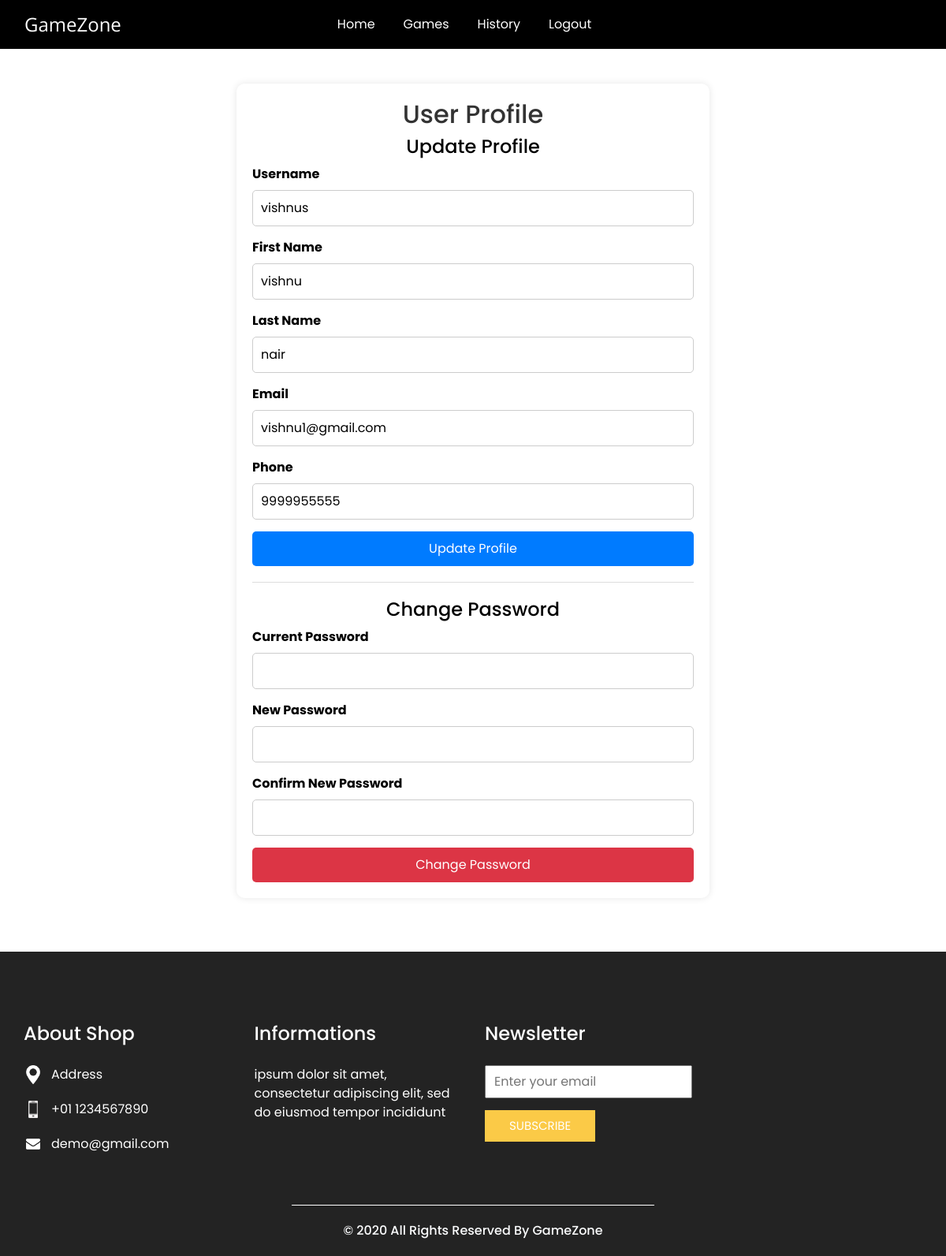
Screenshot of /user_profile (signed in) with the database file from the repository.
### game_app_user/models.py (models this page shows, shortened)
class CustomUser(AbstractUser):
    phone=models.CharField(max_length=15,null=False,blank=False)
    email=models.EmailField(unique=True)
    USERNAME_FIELD='email'
    REQUIRED_FIELDS=['username']

### game_app_user/views.py (the view, shortened to what this page needs)
# urls.py: path('user_profile',views.user_profile,name='user_profile'),
@login_required
def user_profile(request):
    user=request.user
    return render(request, 'user_profile.html', {'user': user})

### template/user_profile.html (shortened to what this page needs)
{% extends 'user_header.html' %}
{% block content %}
{% load static %}
<br>
<!DOCTYPE html>
<html lang="en">
<head>
</head>
<body>
    <div style="max-width: 600px; margin: 20px auto; background: #fff; padding: 20px; border-radius: 10px; box-shadow: 0 0 10px rgba(0, 0, 0, 0.1);">
        <h2 style="text-align: center; color: #333;">User Profile</h2>
        <form method="POST">
            <h4 style="text-align: center;">Update Profile</h4>
            <div style="margin-bottom: 15px;">
                <label style="font-weight: bold;">Username</label>
                <input type="text" name="username" value="{{ user.username }}" required
                       style="width: 100%; padding: 10px; border: 1px solid #ccc; border-radius: 5px;">
            </div>
            <div style="margin-bottom: 15px;">
                <label style="font-weight: bold;">First Name</label>
                <input type="text" name="first_name" value="{{ user.first_name }}"
                       style="width: 100%; padding: 10px; border: 1px solid #ccc; border-radius: 5px;">
            </div>
            <div style="margin-bottom: 15px;">
                <label style="font-weight: bold;">Last Name</label>
                <input type="text" name="last_name" value="{{ user.last_name }}"
                       style="width: 100%; padding: 10px; border: 1px solid #ccc; border-radius: 5px;">
            </div>
            <div style="margin-bottom: 15px;">
                <label style="font-weight: bold;">Email</label>
                <input type="email" name="email" value="{{ user.email }}" required
                       style="width: 100%; padding: 10px; border: 1px solid #ccc; border-radius: 5px;">
            </div>
            <div style="margin-bottom: 15px;">
                <label style="font-weight: bold;">Phone</label>
                <input type="text" name="phone" value="{{ user.phone }}"
                       style="width: 100%; padding: 10px; border: 1px solid #ccc; border-radius: 5px;">
            </div>
            <button type="submit"
                    style="width: 100%; padding: 10px; background-color: #007bff; color: white; border: none; border-radius: 5px; font-size: 16px; cursor: pointer;">
                Update Profile
            </button>
        </form>
        <hr style="margin: 20px 0; border: 0; border-top: 1px solid #ddd;">
        <form method="POST">
            <h4 style="text-align: center;">Change Password</h4>
            <div style="margin-bottom: 15px;">
                <label style="font-weight: bold;">Current Password</label>
                <input type="password" name="current_password" required
                       style="width: 100%; padding: 10px; border: 1px solid #ccc; border-radius: 5px;">
            </div>
            <div style="margin-bottom: 15px;">
                <label style="font-weight: bold;">New Password</label>
                <input type="password" name="new_password" required
                       style="width: 100%; padding: 10px; border: 1px solid #ccc; border-radius: 5px;">
            </div>
            <div style="margin-bottom: 15px;">
                <label style="font-weight: bold;">Confirm New Password</label>
                <input type="password" name="confirm_password" required
                       style="width: 100%; padding: 10px; border: 1px solid #ccc; border-radius: 5px;">
            </div>
            <button type="submit"
                    style="width: 100%; padding: 10px; background-color: #dc3545; color: white; border: none; border-radius: 5px; font-size: 16px; cursor: pointer;">
                Change Password
            </button>
        </form>
    </div>
</body>
</html>
{% endblock %}

### static/css/style.css (style rules this page uses)
body { font-family: "Poppins", sans-serif; color: #000000; background-color: #ffffff; }

### rows the page displays
CustomUser: username "vishnus", first_name "vishnu", last_name "nair", email "vishnu1@gmail.com", phone "9999955555"
